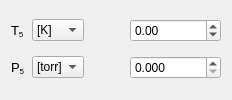
              <widget class="QWidget" name="tab_2">
               <attribute name="title">
                <string>Reflected Shock</string>
               </attribute>
               <layout class="QGridLayout" name="gridLayout_31">
                <item row="0" column="0">
                 <widget class="QLabel" name="label_33">
                  <property name="text">
                   <string>&lt;html&gt;&lt;head/&gt;&lt;body&gt;&lt;p&gt;&lt;span style=&quot; font-size:10pt;&quot;&gt;T&lt;/span&gt;&lt;span style=&quot; font-size:10pt; vertical-align:sub;&quot;&gt;5&lt;/span&gt;&lt;/p&gt;&lt;/body&gt;&lt;/html&gt;</string>
                  </property>
                  <property name="margin">
                   <number>0</number>
                  </property>
                 </widget>
                </item>
                <item row="1" column="0">
                 <widget class="QLabel" name="label_32">
                  <property name="text">
                   <string>&lt;html&gt;&lt;head/&gt;&lt;body&gt;&lt;p&gt;&lt;span style=&quot; font-size:10pt;&quot;&gt;P&lt;/span&gt;&lt;span style=&quot; font-size:10pt; vertical-align:sub;&quot;&gt;5&lt;/span&gt;&lt;/p&gt;&lt;/body&gt;&lt;/html&gt;</string>
                  </property>
                  <property name="margin">
                   <number>0</number>
                  </property>
                 </widget>
                </item>
                <item row="0" column="1">
                 <widget class="QComboBox" name="T5_units_box">
                  <property name="maximumSize">
                   <size>
                    <width>52</width>
                    <height>16777215</height>
                   </size>
                  </property>
                  <item>
                   <property name="text">
                    <string>[K]</string>
                   </property>
                  </item>
                  <item>
                   <property name="text">
                    <string>[°C]</string>
                   </property>
                  </item>
                  <item>
                   <property name="text">
                    <string>[°F]</string>
                   </property>
                  </item>
                  <item>
                   <property name="text">
                    <string>[°R]</string>
                   </property>
                  </item>
                 </widget>
                </item>
                <item row="1" column="1">
                 <widget class="QComboBox" name="P5_units_box">
                  <property name="maximumSize">
                   <size>
                    <width>52</width>
                    <height>16777215</height>
                   </size>
                  </property>
                  <item>
                   <property name="text">
                    <string>[torr]</string>
                   </property>
                  </item>
                  <item>
                   <property name="text">
                    <string>[Pa]</string>
                   </property>
                  </item>
                  <item>
                   <property name="text">
                    <string>[kPa]</string>
                   </property>
                  </item>
                  <item>
                   <property name="text">
                    <string>[psi]</string>
                   </property>
                  </item>
                  <item>
                   <property name="text">
                    <string>[atm]</string>
                   </property>
                  </item>
                  <item>
                   <property name="text">
                    <string>[bar]</string>
                   </property>
                  </item>
                 </widget>
                </item>
                <item row="0" column="2">
                 <spacer name="horizontalSpacer_12">
                  <property name="orientation">
                   <enum>Qt::Horizontal</enum>
                  </property>
                  <property name="sizeHint" stdset="0">
                   <size>
                    <width>40</width>
                    <height>20</height>
                   </size>
                  </property>
                 </spacer>
                </item>
                <item row="0" column="3">
                 <widget class="QDoubleSpinBox" name="T5_value_box">
                  <property name="minimumSize">
                   <size>
                    <width>80</width>
                    <height>0</height>
                   </size>
                  </property>
                  <property name="correctionMode">
                   <enum>QAbstractSpinBox::CorrectToNearestValue</enum>
                  </property>
                  <property name="keyboardTracking">
                   <bool>false</bool>
                  </property>
                  <property name="minimum">
                   <double>-10000.000000000000000</double>
                  </property>
                  <property name="maximum">
                   <double>10000.000000000000000</double>
                  </property>
                  <property name="singleStep">
                   <double>0.100000000000000</double>
                  </property>
                 </widget>
                </item>
                <item row="1" column="3">
                 <widget class="QDoubleSpinBox" name="P5_value_box">
                  <property name="correctionMode">
                   <enum>QAbstractSpinBox::CorrectToNearestValue</enum>
                  </property>
                  <property name="keyboardTracking">
                   <bool>false</bool>
                  </property>
                  <property name="decimals">
                   <number>3</number>
                  </property>
                  <property name="maximum">
                   <double>10000000.000000000000000</double>
                  </property>
                  <property name="singleStep">
                   <double>0.010000000000000</double>
                  </property>
                 </widget>
                </item>
               </layout>
              </widget>
